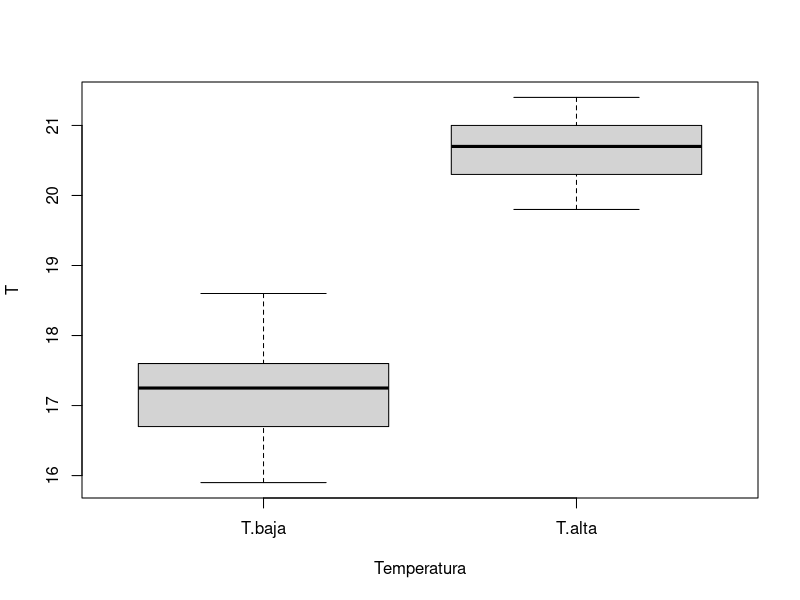

The R script that drew this image:
T.baja=c(17.2, 17.5, 18.6, 15.9 ,16.4, 17.3, 16.8, 18.4, 16.7, 17.6 )
T.alta=c(21.4, 20.9, 19.8, 20.4, 20.6, 21.0, 20.8, 19.9, 21.1, 20.3 )

t.test(T.baja,T.alta)

df=data.frame(T.baja=T.baja,T.alta=T.alta)
df=stack(df)
df

names(df)=c("T", "Temperatura")
df

str(df)

boxplot(T~Temperatura,data=df)
